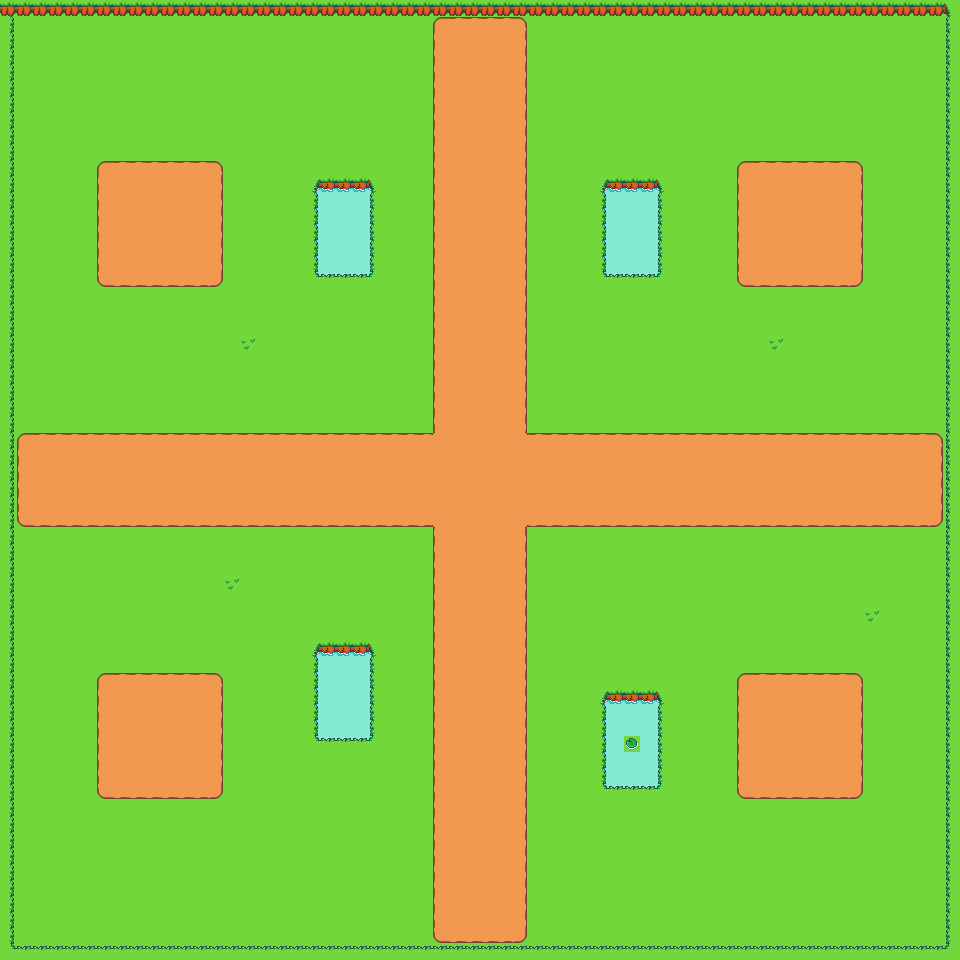

This is a level from a 2D game, rendered from its Tiled map with the project's own tilesets. A one-line summary and the map file follow, with tile-layer data summarised:
An orthogonal 60x60 tile map with 16x16 px tiles, 2 tile layers (Ground, Colision).

<map version="1.10" tiledversion="1.11.2" orientation="orthogonal" renderorder="right-down" width="60" height="60" tilewidth="16" tileheight="16" infinite="0" nextlayerid="3" nextobjectid="1">
 <tileset firstgid="1" source="tilemap_world.tsx" />
 <layer id="1" name="Ground" width="60" height="60">
  <data>[3600 cells, 3600 non-empty, 25 distinct tile ids]</data>
 </layer>
 <layer id="2" name="Colision" width="60" height="60">
  <data>[3600 cells, 236 non-empty, 7 distinct tile ids]</data>
 </layer>
</map>